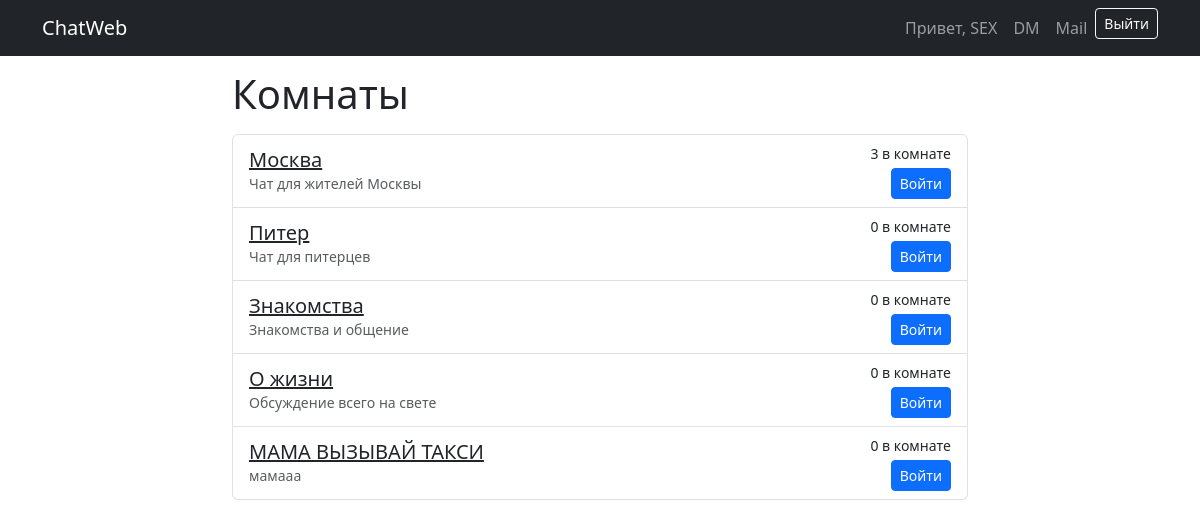
Screenshot of / (signed in) with the database file from the repository.
### tables this page shows
CREATE TABLE rooms (
                room_id INTEGER PRIMARY KEY AUTOINCREMENT,
                name TEXT UNIQUE,
                description TEXT
            );

### web_app.py (the view)
@app.route('/')
def index():
    if 'nickname' in session:
        logged = True
        nickname = session['nickname']
    else:
        logged = False
        nickname = None
    conn = get_db_connection()
    rooms = conn.execute("SELECT name, description FROM rooms").fetchall()
    rooms_with_counts = []
    for r in rooms:
        cnt = conn.execute("SELECT COUNT(*) as c FROM users WHERE current_room = ?", (r['name'],)).fetchone()['c']
        rooms_with_counts.append({'name': r['name'], 'description': r['description'], 'count': cnt})
    conn.close()
    return render_template('index.html', rooms=rooms_with_counts, logged=logged, nickname=nickname)

### web_app.py (called while the page is built)
def get_db_connection():
    conn = sqlite3.connect(DB_PATH, detect_types=sqlite3.PARSE_DECLTYPES | sqlite3.PARSE_COLNAMES)
    conn.row_factory = sqlite3.Row
    return conn

### templates/index.html (shortened to what this page needs)
{% extends "base.html" %}
{% block content %}
  <div class="row">
    <div class="col-md-8 offset-md-2">
      <h1 class="mb-3">Комнаты</h1>
      <div class="list-group">
        {% for r in rooms %}
          <div class="list-group-item d-flex justify-content-between align-items-center">
            <div>
              <a href="{{ url_for('room', room_name=r.name) }}" class="h5">{{ r.name }}</a>
              <div class="small text-muted">{{ r.description }}</div>
            </div>
            <div class="text-end">
              <div class="small">{{ r.count }} в комнате</div>
              {% if session.get('nickname') %}
                <form action="{{ url_for('join_room', room_name=r.name) }}" method="post" class="mt-1">
                  <button class="btn btn-primary btn-sm">Войти</button>
                </form>
              {% else %}
                <a class="btn btn-outline-primary btn-sm" href="{{ url_for('login') }}">Войти</a>
              {% endif %}
            </div>
          </div>
        {% endfor %}
      </div>
    </div>
  </div>
{% endblock %}

### templates/base.html (style rules this page uses)
body { padding-top: 70px; }

### rows the page displays
rooms: name "Москва", description "Чат для жителей Москвы", count "3"
rooms: name "Питер", description "Чат для питерцев", count "0"
rooms: name "Знакомства", description "Знакомства и общение", count "0"
rooms: name "О жизни", description "Обсуждение всего на свете", count "0"
rooms: name "МАМА ВЫЗЫВАЙ ТАКСИ", description "мамааа", count "0"

### other values shown
{{ session['nickname'] }} "SEX"
